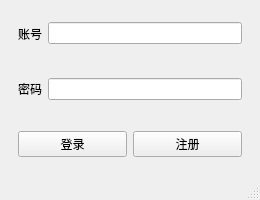
<?xml version="1.0" encoding="UTF-8"?>
<ui version="4.0">
 <class>MainWindow</class>
 <widget class="QMainWindow" name="MainWindow">
  <property name="geometry">
   <rect>
    <x>0</x>
    <y>0</y>
    <width>260</width>
    <height>200</height>
   </rect>
  </property>
  <property name="minimumSize">
   <size>
    <width>260</width>
    <height>200</height>
   </size>
  </property>
  <property name="maximumSize">
   <size>
    <width>260</width>
    <height>200</height>
   </size>
  </property>
  <property name="windowTitle">
   <string>MainWindow</string>
  </property>
  <widget class="QWidget" name="centralwidget">
   <layout class="QVBoxLayout" name="verticalLayout">
    <item>
     <widget class="QWidget" name="widget_2" native="true">
      <layout class="QHBoxLayout" name="horizontalLayout_5">
       <item>
        <widget class="QLabel" name="label_4">
         <property name="text">
          <string>账号</string>
         </property>
        </widget>
       </item>
       <item>
        <widget class="QLineEdit" name="account_2"/>
       </item>
      </layout>
     </widget>
    </item>
    <item>
     <widget class="QWidget" name="widget_3" native="true">
      <layout class="QHBoxLayout" name="horizontalLayout_4">
       <item>
        <widget class="QLabel" name="label_3">
         <property name="text">
          <string>密码</string>
         </property>
        </widget>
       </item>
       <item>
        <widget class="QLineEdit" name="secret_2">
         <property name="echoMode">
          <enum>QLineEdit::Password</enum>
         </property>
        </widget>
       </item>
      </layout>
     </widget>
    </item>
    <item>
     <widget class="QWidget" name="widget" native="true">
      <layout class="QHBoxLayout" name="horizontalLayout_6">
       <item>
        <widget class="QPushButton" name="signup_2">
         <property name="text">
          <string>登录</string>
         </property>
        </widget>
       </item>
       <item>
        <widget class="QPushButton" name="login_2">
         <property name="text">
          <string>注册</string>
         </property>
        </widget>
       </item>
      </layout>
     </widget>
    </item>
   </layout>
  </widget>
  <widget class="QMenuBar" name="menubar">
   <property name="geometry">
    <rect>
     <x>0</x>
     <y>0</y>
     <width>260</width>
     <height>21</height>
    </rect>
   </property>
  </widget>
  <widget class="QStatusBar" name="statusbar"/>
 </widget>
 <resources/>
 <connections/>
</ui>
